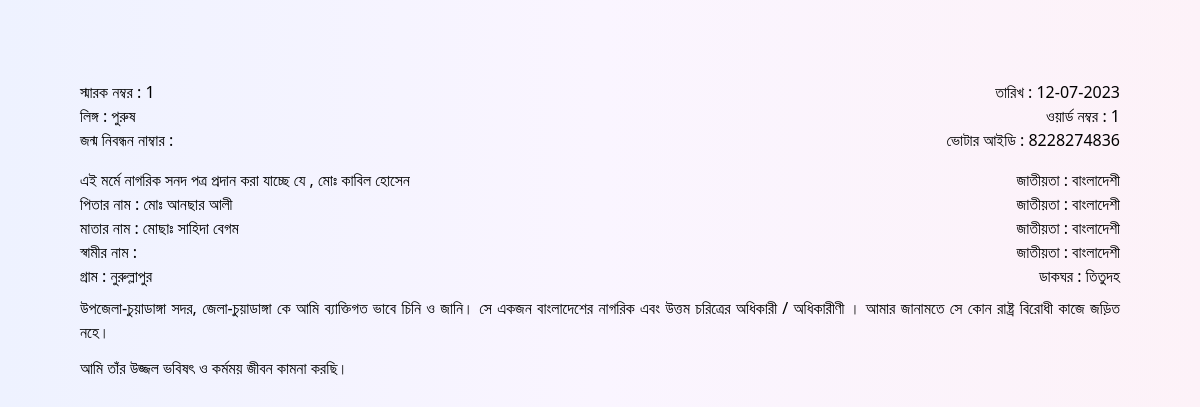
Page /sonodreport.php?id=1 on the earlier database version.
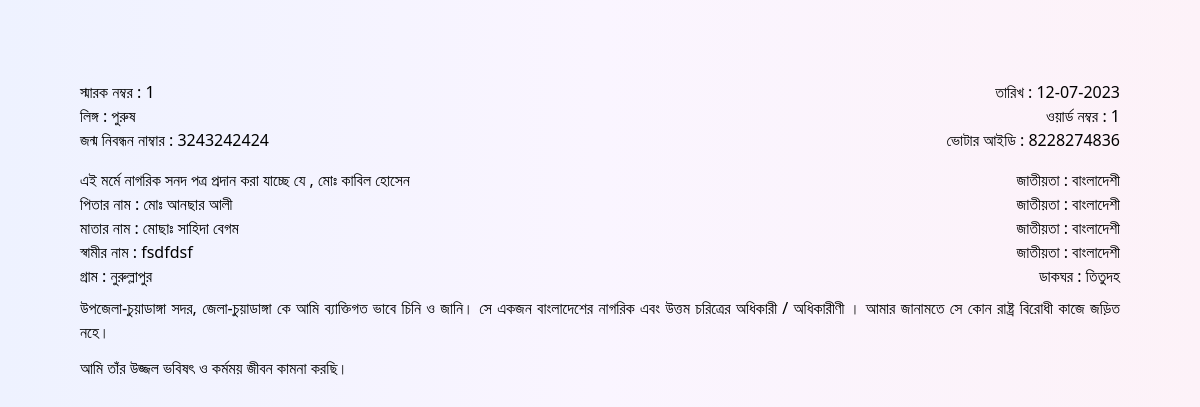
Same page on the later database version.
### tables this page shows
CREATE TABLE `nagorik` (
  `id` int(11) NOT NULL,
  `sarok` varchar(255) NOT NULL,
  `name` varchar(255) NOT NULL,
  `fathername` varchar(255) NOT NULL,
  `mothername` varchar(255) NOT NULL,
  `husband` varchar(255) NOT NULL,
  `gram` varchar(255) NOT NULL,
  `word` varchar(255) NOT NULL,
  `birthno` varchar(255) NOT NULL,
  `voterid` varchar(255) NOT NULL,
  `mobileno` varchar(255) NOT NULL,
  `gender` varchar(255) NOT NULL,
  `dakghor` varchar(255) NOT NULL,
  `date` varchar(255) NOT NULL
);

### sonodreport.php (the view, shortened to what this page needs)
<?php
if (isset($_REQUEST['id'])) {
    $rid = $_REQUEST['id'];
    $query = "SELECT * FROM `nagorik` WHERE sarok=$rid";
    $poriciti = mysqli_query($con, $query);
    $result = mysqli_fetch_array($poriciti);
}
?>
<!DOCTYPE html>
<html lang="en" dir="ltr">
<head>
    <script src="https://cdn.tailwindcss.com"></script>
</head>
<body class='bg-gradient-to-r from-indigo-50 via-purple-50 to-pink-50 z-40 mb-10'>
    <div class='px-20 py-20 relative'>
        <?php
        $rid = $result['sarok'];
        $name = $result['name'];
        $fathername = $result['fathername'];
        $mothername = $result['mothername'];
        $husband = $result['husband'];
        $gram = $result['gram'];
        $word = $result['word'];
        $birthno = $result['birthno'];
        $gender = $result['gender'];
        $dakghor = $result['dakghor'];
        $voterid = $result['voterid'];
        $date = $result['date'];
        ?>
        <div class="flex justify-between items-center">
            <p class=''>স্মারক নম্বর : <span><?= $rid ?></span></p>
            <p class=''>তারিখ : <span><?= $date ?></span> <br>
            </p>
        </div>
        <div class="flex justify-between items-start">
            <p>লিঙ্গ : <span><?= $gender ?></span> </p>
            <p class=''>ওয়ার্ড নম্বর : <span><?= $word ?></span></p>
        </div>
        <div class="flex justify-between items-start">
            <p>জন্ম নিবন্ধন নাম্বার : <span><?= $birthno ?></span> </p>
            <p>ভোটার আইডি : <span><?= $voterid ?></span> </p>
        </div>
        <div class="flex justify-between items-start mt-4">
            <p class="">এই মর্মে নাগরিক সনদ পত্র প্রদান করা যাচ্ছে যে , <span><?= $name ?></span></p>
            <p>জাতীয়তা : বাংলাদেশী </p>
        </div>
        <div class="flex justify-between items-start">
            <p>পিতার নাম : <span><?= $fathername ?></span> </p>
            <p>জাতীয়তা : বাংলাদেশী </p>
        </div>
        <div class="flex justify-between items-start">
            <p>মাতার নাম : <span><?= $mothername ?></span> </p>
            <p>জাতীয়তা : বাংলাদেশী </p>
        </div>
        <div class="flex justify-between items-start">
            <p>স্বামীর নাম : <span><?= $husband ?></span> </p>
            <p>জাতীয়তা : বাংলাদেশী </p>
        </div>
        <div class="flex justify-between items-start">
            <p>গ্রাম : <span><?= $gram ?></span> </p>
            <p>ডাকঘর : <span><?= $dakghor ?></span></p>
        </div>
        <p class="text-justify my-2">উপজেলা-চুয়াডাঙ্গা সদর, জেলা-চুয়াডাঙ্গা কে আমি ব্যাক্তিগত ভাবে চিনি ও জানি। সে
            একজন বাংলাদেশের নাগরিক এবং উত্তম চরিত্রের অধিকারী / অধিকারীণী । আমার
            জানামতে সে কোন রাষ্ট্র বিরোধী কাজে জড়িত নহে।
        </p>
        <p class="my-3">আমি তাঁর উজ্জল ভবিষৎ ও কর্মময় জীবন কামনা করছি।</p>
    </div>
</body>
</html>

Differences in the rows shown:
changed nagorik "মোঃ আনছার আলী": birthno (not shown) → "3243242424"; husband (not shown) → "fsdfdsf"
